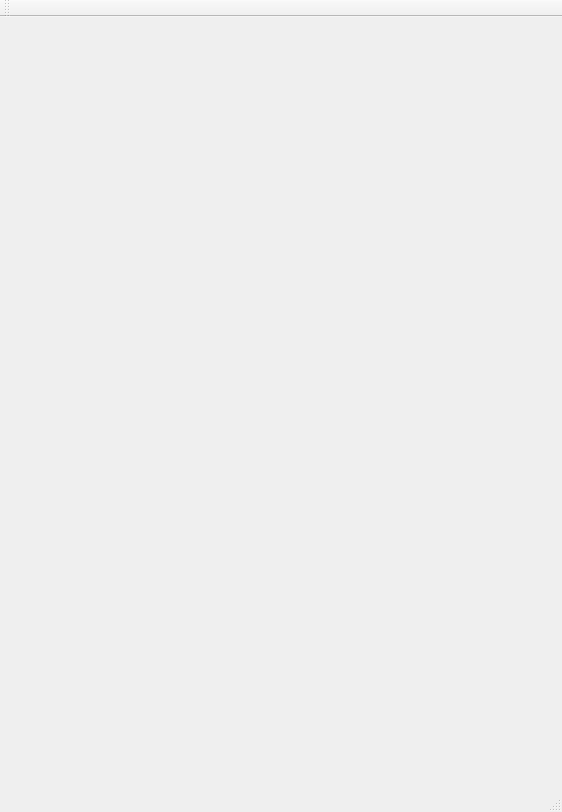
<?xml version="1.0" encoding="UTF-8"?>
<ui version="4.0">
 <class>MainWindow</class>
 <widget class="QMainWindow" name="MainWindow">
  <property name="geometry">
   <rect>
    <x>0</x>
    <y>0</y>
    <width>562</width>
    <height>812</height>
   </rect>
  </property>
  <property name="windowTitle">
   <string>MainWindow</string>
  </property>
  <widget class="QWidget" name="centralWidget">
   <property name="enabled">
    <bool>true</bool>
   </property>
  </widget>
  <widget class="QMenuBar" name="menuBar">
   <property name="geometry">
    <rect>
     <x>0</x>
     <y>0</y>
     <width>562</width>
     <height>22</height>
    </rect>
   </property>
  </widget>
  <widget class="QToolBar" name="mainToolBar">
   <attribute name="toolBarArea">
    <enum>TopToolBarArea</enum>
   </attribute>
   <attribute name="toolBarBreak">
    <bool>false</bool>
   </attribute>
  </widget>
  <widget class="QStatusBar" name="statusBar"/>
 </widget>
 <layoutdefault spacing="6" margin="11"/>
 <resources/>
 <connections/>
</ui>
